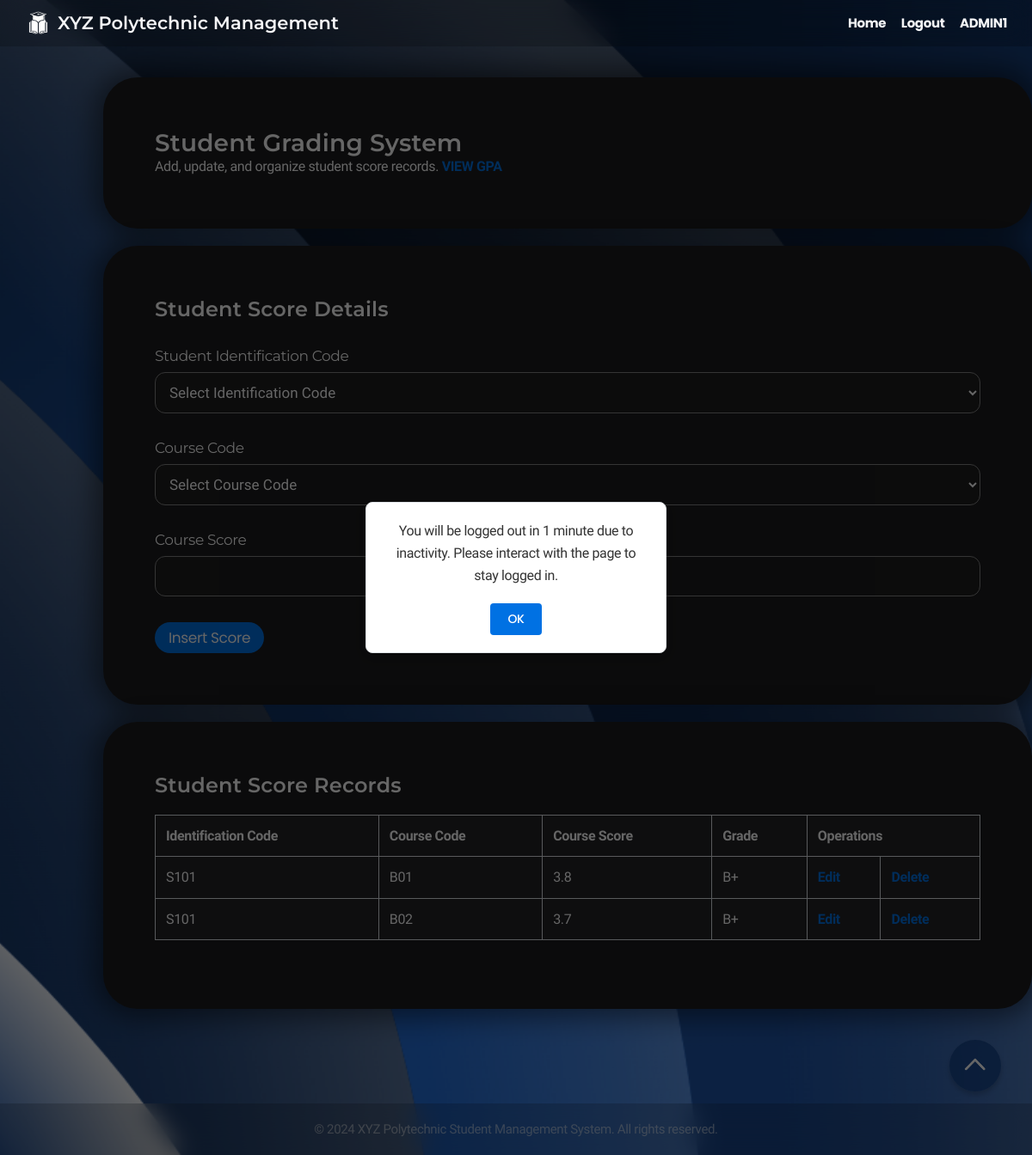
/CRUD4/admin_score.php (signed in), run on an earlier commit of the app's database.
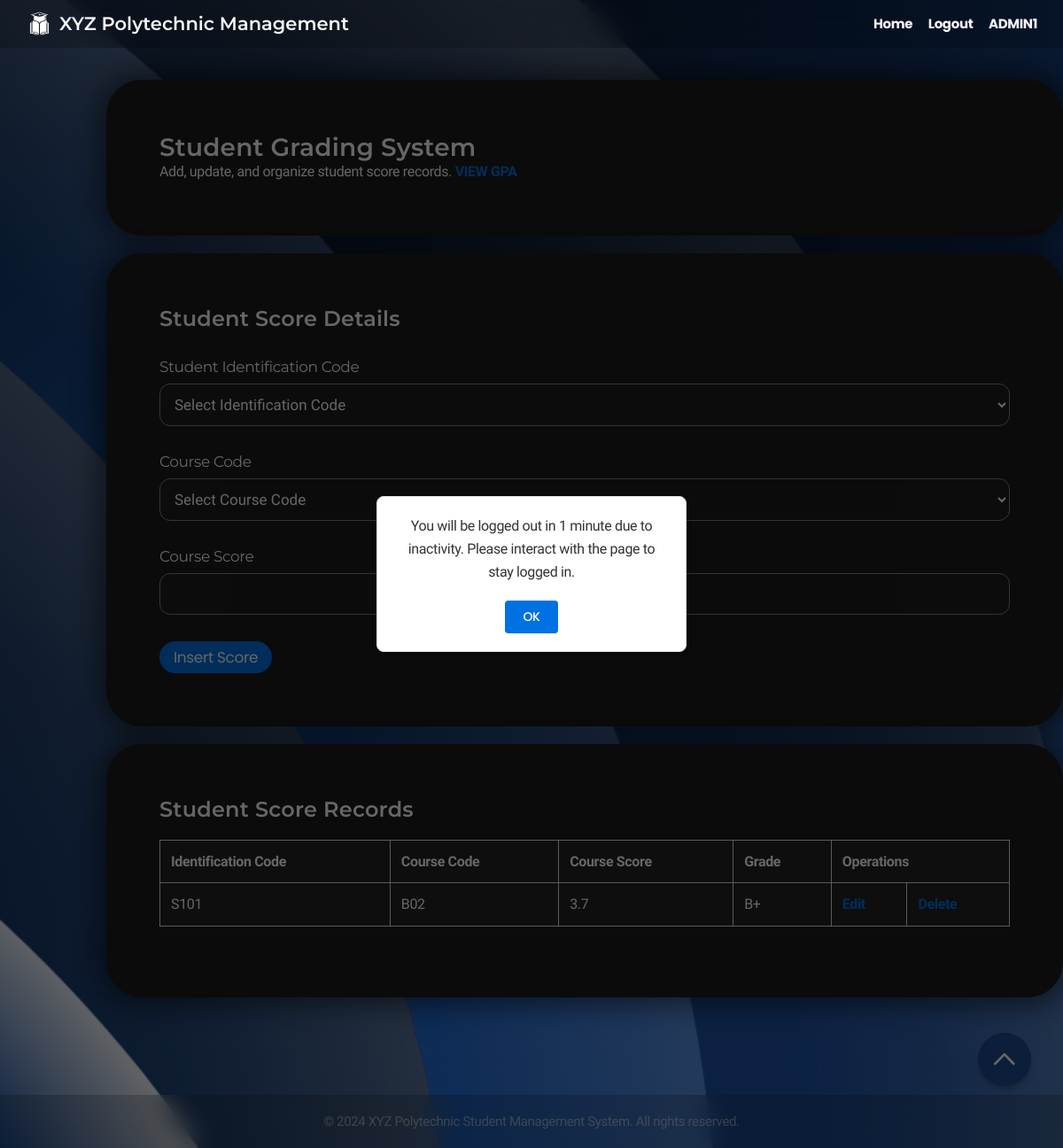
And on a later commit of the database.
### tables this page shows
CREATE TABLE `semester_gpa_to_course_code` (
  `grade_id` int(4) NOT NULL,
  `identification_code` varchar(4) NOT NULL,
  `course_code` varchar(3) NOT NULL,
  `course_score` decimal(2,1) NOT NULL,
  `grade` varchar(2) NOT NULL
);

### CRUD4/admin_score.php (the view, shortened to what this page needs)
<?php
$connect = mysqli_connect("localhost", "root", "", "xyz polytechnic");
$full_name = isset($_SESSION['session_full_name']) ? $_SESSION['session_full_name']:"";
?>
<!DOCTYPE html>
<html lang="en">
<head>
    <link rel="stylesheet" href=" ../styles.css">
</head>
<body>
    <div class="navbar">
        <div class="navbar-brand">
            <img src="../logo.png" alt="XYZ Polytechnic Logo" class="school-logo">
            <h1>XYZ Polytechnic Management</h1>
        </div>
        <nav>
            <a href=" ../admin_dashboard.php">Home</a>
            <a href=" ../logout.php">Logout</a>
            <a><?php echo htmlspecialchars($full_name); ?></a>
        </nav>
    </div>
    <div class="container">
        <div class="card">
            <h2>Student Grading System</h2>
            <p>Add, update, and organize student score records. <a href="admin_gpa.php">VIEW GPA</a></p>
        </div>
        <div class="card">
            <h3>Student Score Details</h3>
            <form method="post" action="admin_score.php">
                <div class="form-group">
                    <label class="label" for="identification_code">Student Identification Code</label>
                    <select name="identification_code" required>
                        <option value="">Select Identification Code</option>
                    </select>
                </div>
                <div class="form-group">
                    <label class="label" for="course_code">Course Code</label>
                    <select name="course_code" required>
                        <option value="">Select Course Code</option>
                    </select>
                </div>
                <div class="form-group">
                    <label class="label" for="course_score">Course Score</label>
                </div>
                <button type="submit" name="insert_button" value="Insert Score" >Insert Score</button>
            </form>
        </div>
        <div class="card">
            <h3>Student Score Records</h3>
            <button id="scrollToTop" class="button" onclick="scroll_to_top()"><img src=" ../scroll_up.png" alt="Scroll to top"></button>
            <?php
            $query = $connect->prepare("SELECT * FROM semester_gpa_to_course_code");
            $query->execute();
            $query->bind_result($id, $identification_code, $course_code, $course_score, $grade);
            echo '<table border="1" bgcolor="white" align="center">';
            echo '<tr><th>Identification Code</th><th>Course Code</th><th>Course Score</th><th>Grade</th><th colspan="2">Operations</th></tr>';
            while ($query->fetch()) {
                echo '<tr>';
                echo "<td>" . htmlspecialchars($identification_code) . "</td>";
                echo "<td>" . htmlspecialchars($course_code) . "</td>";
                echo "<td>" . htmlspecialchars($course_score) . "</td>";
                echo "<td>" . htmlspecialchars($grade) . "</td>";
                echo "<td><a href='admin_edit.php?operation=edit&id=" . htmlspecialchars($id) . "&identification_code" . htmlspecialchars($identification_code) . "&course_code=" . htmlspecialchars($course_code) . "&course_score=" . htmlspecialchars($course_score) . "&grade=" . htmlspecialchars($grade) . "'>Edit</a></td>";
                echo "<td><a href='#' onclick='confirmDelete(\"" . htmlspecialchars($id) . "\", \"" . htmlspecialchars($_SESSION['csrf_token']) . "\")'>Delete</a></td>";
                echo '</tr>';
            }
            echo '</table>';
            ?>
        </div>
    </div>
    <footer class="footer">
        <p>&copy; 2024 XYZ Polytechnic Student Management System. All rights reserved.</p>
    </footer>
    <div id="logoutWarningModal" class="modal" style="display: none;">
        <div class="modal-content">
            <p id="logoutWarningMessage"></p>
            <button id="logoutWarningButton">OK</button>
        </div>
    </div>
</body>
</html>

### styles.css (style rules this page uses)
* { margin: 0; padding: 0; box-sizing: border-box; }
body { font-family: 'Nunito Sans', sans-serif; line-height: 1.47059; font-weight: 400; letter-spacing: -.022em; background-image: url('background.png'); background-size: cover; background-position: center; background-repeat: no-repeat; background-attachment: fixed; background-color: #1c1c1e; color: #ffffff; min-height: 100vh; display: flex; flex-direction: column; -webkit-font-smoothing: antialiased; }
h1, h2, h3, h4, h5, h6 { font-family: 'Montserrat', sans-serif; font-weight: 600; }
h1 { font-size: 40px; line-height: 1.1; letter-spacing: 0; }
h2 { font-size: 28px; line-height: 1.14286; letter-spacing: .007em; }
h3 { font-size: 24px; line-height: 1.16667; letter-spacing: .009em; }
button, .button { font-family: 'Poppins', sans-serif; background-color: #0071e3; color: #fff; font-size: 17px; line-height: 1.17648; font-weight: 400; letter-spacing: -.022em; padding: 8px 16px; border-radius: 980px; border: none; cursor: pointer; transition: all 0.3s ease; }
a { color: #0071e3; margin-top: 20px; text-decoration: none; font-weight: bold; }
.navbar { background: #0000002d; backdrop-filter: saturate(100%) blur(15px); position: fixed; top: 0px; left: 0; right: 0; z-index: 9999; height: 54px; display: flex; align-items: center; justify-content: space-between; padding: 0 22px; }
.navbar-brand { display: flex; align-items: center; }
.navbar-brand h1 { color: #f5f5f7; font-size: 21px; margin: 0; }
.navbar a { font-family: 'Poppins', sans-serif; color: #f5f5f7; font-size: 15px; text-decoration: none; padding: 0 7px; opacity: 1; transition: opacity 0.3s; }
.school-logo { height: 45px; width: 45px; }
.container { max-width: 1080px; justify-content: center; align-items: center; min-height: calc(90vh - 44px - 57px); width: 90%; margin: 30px auto; padding: 60px; }
.card { background: #1c1c1e; border-radius: 40px; padding: 60px; margin-bottom: 20px; box-shadow: 0 0 30px 10px rgba(0, 0, 0, 0.485); transition: transform 0.3s ease, box-shadow 0.3s ease; width: 1080px; }
.form-group { margin-top:30px; margin-bottom: 30px; }
.label { font-family: 'Montserrat', sans-serif; display: block; font-size: 17px; line-height: 1.23536; font-weight: 400; letter-spacing: -.022em; margin-bottom: 8px; color: #ffffff; }
input[type="text"], input[type="email"], input[type="password"], input[type="date"], select, textarea { font-family: 'Nunito Sans', sans-serif; width: 100%; padding: 12px; font-size: 17px; line-height: 1.23536; border: 1.6px solid #858585; border-radius: 12px; background-color: #1d1d1f; color: #ffffff; transition: border-color 0.3s ease; }
table { width: 100%; border: 1px solid #ffffff; border-collapse: collapse; margin-bottom: 20px; margin-top: 20px; }
table th, table td { font-family: 'Nunito Sans', sans-serif; padding: 12px; border: 1px solid #dee2e6; text-align: left; background: #232326; }
.footer { padding: 20px; text-align: center; font-size: 15px; line-height: 1.33337; margin-top: auto; background: #0000002d; backdrop-filter: saturate(100%) blur(15px); color: rgba(255, 255, 255, 0.5); }
.modal { position: fixed; top: 0; left: 0; width: 100%; height: 100%; background-color: rgba(0, 0, 0, 0.6); z-index: 1000; display: flex; justify-content: center; align-items: center; }
.modal-content { background-color: #fff; border-radius: 8px; padding: 20px; width: 350px; text-align: center; box-shadow: 0 4px 15px rgba(0, 0, 0, 0.2); border: 1px solid #dee2e6; font-family: 'Nunito Sans', sans-serif; }
.modal-content p { font-size: 16px; margin-bottom: 20px; color: #333; line-height: 1.6; }
.modal-content button { font-family: 'Poppins', sans-serif; font-size: 14px; font-weight: 500; background-color: #0071e3; color: #fff; border: none; border-radius: 4px; padding: 10px 20px; cursor: pointer; transition: background-color 0.3s ease; }
#scrollToTop { position: fixed; top: 90%; right: 3%; z-index: 1000; width: 60px; height: 60px; background-color: #113f84c2; color: #fff; border-radius: 50%; box-shadow: 0 4px 6px rgba(0, 0, 0, 0.2); transition: all 0.3s ease; border: none; display: flex; align-items: center; justify-content: center; cursor: pointer; }
#scrollToTop img { width: 30px; height: auto; pointer-events: none; }

What changed in the data, as far as the page shows it:
removed semester_gpa_to_course_code: identification_code "S101", course_code "B01", course_score "3.8", grade "B+"
Also different on the page:
form field course_code: "Select Course Code" → (not shown)
